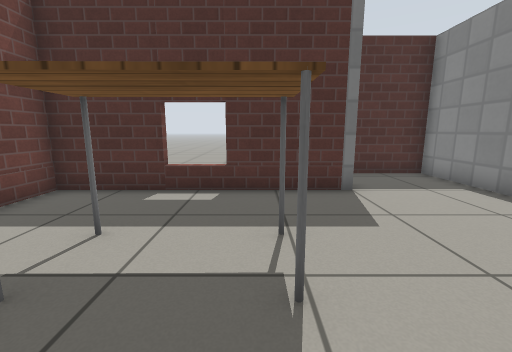
view 1 (above)

14 first-person views from a walk through a robot-simulator world made for Gazebo. The camera is 0.76 m above the floor, tilts 10° down and sees 90° across. The floor is counted in squares, 0.5 m on a side. Each view is taken from the middle of a square. On the plan, view 1 faces up. The plan holds only what a view shows up to about 13 squares ahead; the rest is blank. The robots in the file are not drawn. Simple patterns stand in for the simulator's built-in surfaces.

view 2
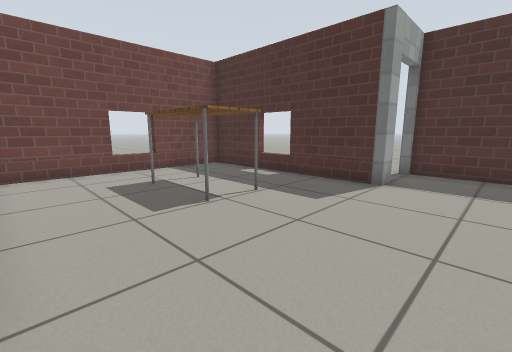

view 3
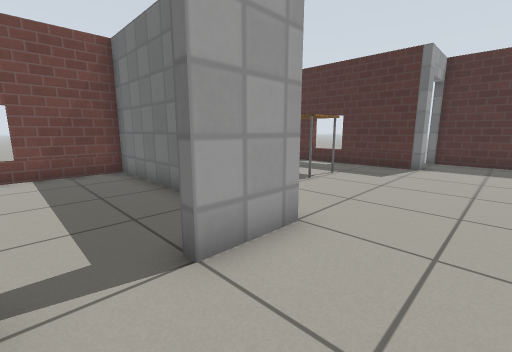

view 4
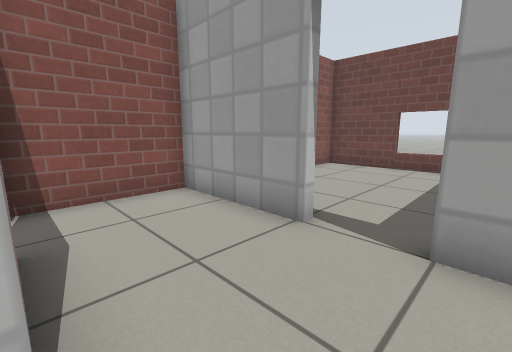

view 5
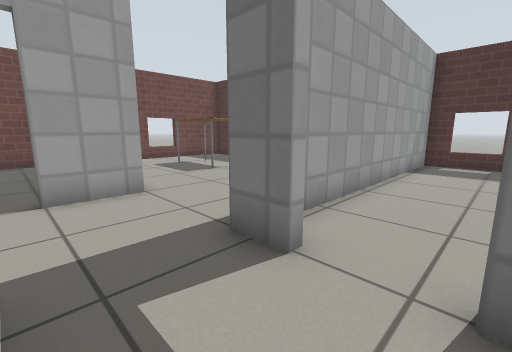

view 6
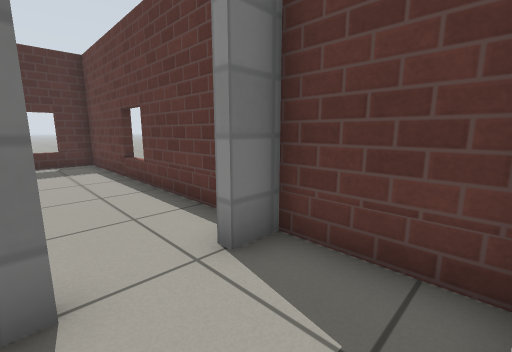

view 7
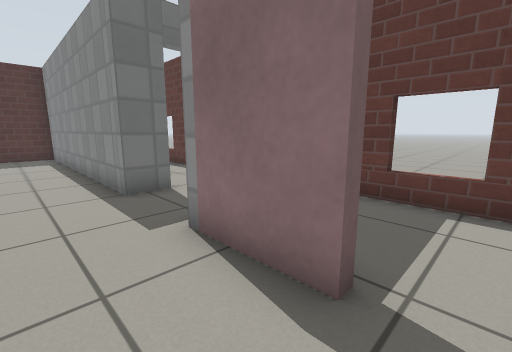

view 8
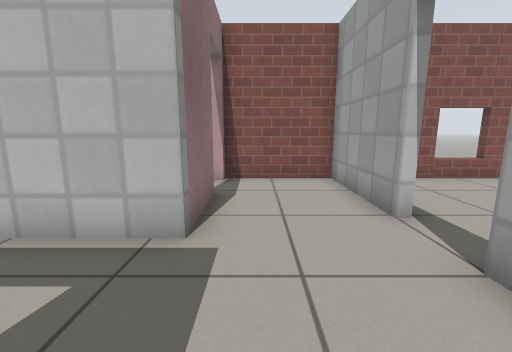

view 9
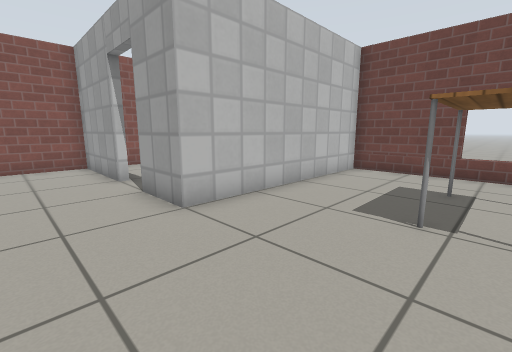

view 10
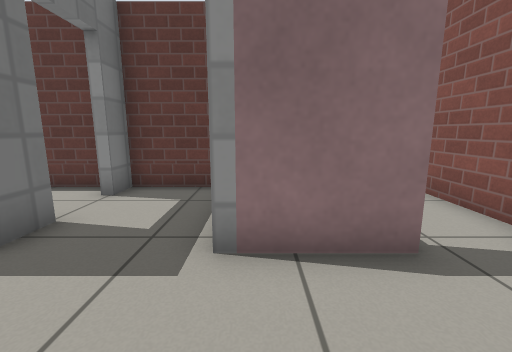

view 11
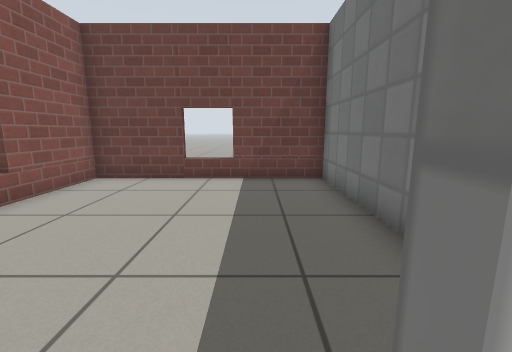

view 12
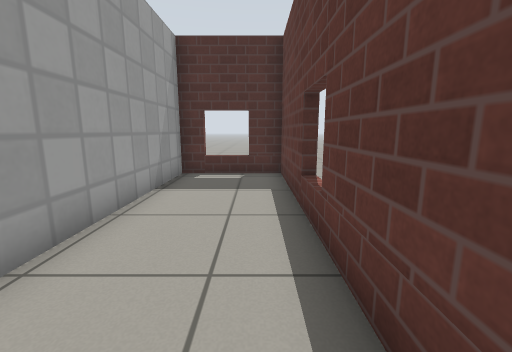

view 13
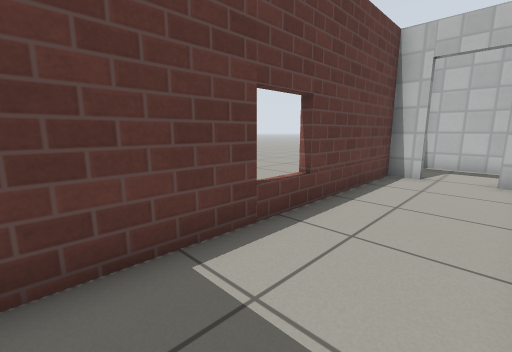

view 14
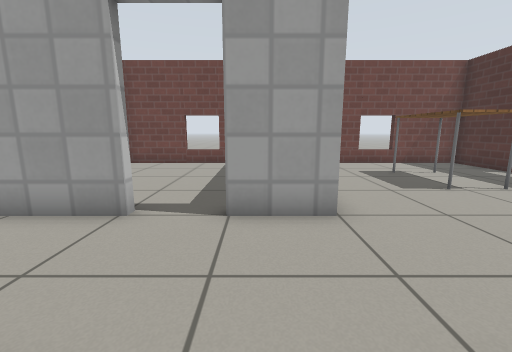

### Floor plan
Points are (right, up) in squares from view 1. A wall is a line through its corners. A room is listed if a view was taken in it or the views show most of it. See-through windows are left out.
Room 1 (views 1, 2, 8, 9)
walls: (2.5, 7.2) (2.5, 6.5) (-5.2, 6.5) (-5.2, -1.5) (2.5, -1.5) (2.5, -2.5); (6, -1.6) (6, 9.2) (2.5, 9.2)
ways out: opening at (4, -2) to room 2; open door at (2, 8.5)
objects: table (-2, 2) to (0, 3)
Room 2 (views 3, 4, 5, 6, 7, 10, 11, 14)
walls: (6, -7.1) (6, -4.5) (9.6, -4.5); (2.5, -5.3) (2.5, -9.2) (6, -9.2); (2.5, -2.5) (2.5, -3.5); (7.3, -1.6) (6, -1.6); (9.9, -4.3) (9.9, -1.6) (8.9, -1.6)
ways out: opening at (4, -2) to room 1; open door at (8.3, -1.3) to room 3; open door at (2, -4.5) to room 4; open door at (6, -7.5) to room 5
Room 3 (views 12, 13)
walls: (8.9, -1.3) (9.9, -1.3) (9.9, 9.2) (6.3, 9.2) (6.3, -0.1)
ways out: open door at (8.3, -1.3) to room 2
Room 4 (no view inside)
walls: (-0.5, -1.8) (-5.2, -1.8) (-5.2, -9.2) (1, -9.2)
ways out: open door at (2, -4.5) to room 2
Room 5 (no view inside)
walls: (9.9, -8.1) (9.9, -5.5); (7, -9.2) (9.2, -9.2)
ways out: open door at (6, -7.5) to room 2

Positions as (right, up) in squares from view 1, and headings:
1: (0, 0), facing up
2: (5, -1), facing up-left
3: (5, -5), facing up-left
4: (6, -3), facing down-left
5: (9, -4), facing up-left
6: (7, -4), facing up-right
7: (4, -8), facing up-right
8: (5, -1), facing down
9: (5, 3), facing down-left
10: (3, -5), facing right
11: (3, -4), facing left
12: (9, 0), facing up
13: (7, 8), facing down-right
14: (7, -3), facing left
